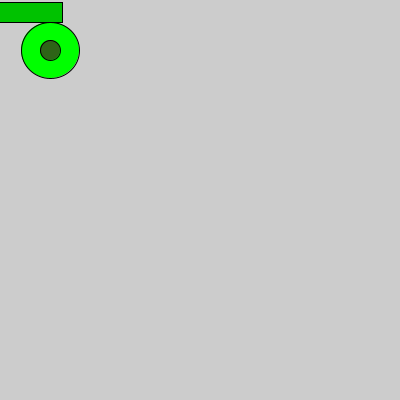
Frame 1 (no input)
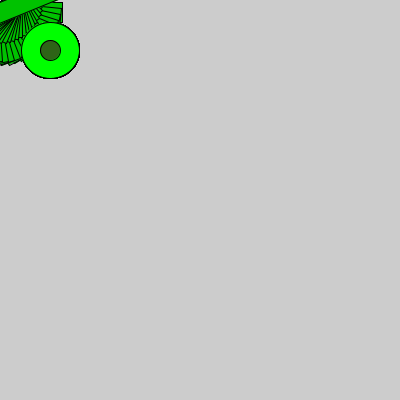
Frame 60 (the mouse pressed at the canvas centre just before this capture)
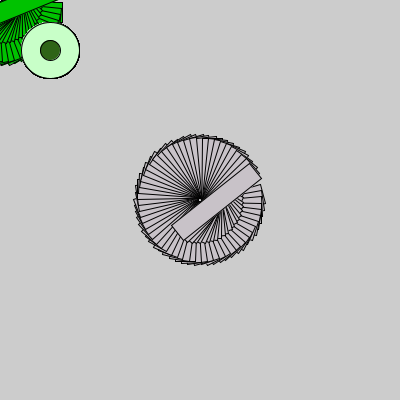
Frame 120 (the mouse held since frame 60 and released just before this capture)

The Processing sketch that drew these frames (run headless with seeded random() and noise(); from frame 60 on, the mouse is pressed at the canvas centre):

// Processing sketch: processing_61245
// ── processing_61245.pde

float angle = 0.0;

void setup(){
  size(400,400);
  smooth();
  rectMode(CENTER);
}

void draw(){
  fill(mouseX,300,mouseY);
  ellipse(50,50,58,56);
  
  fill(mouseX,194,mouseY);
  pushMatrix();
    translate(mouseX,mouseY);
    rotate(angle);
    rect(12,12,100,20);
  popMatrix();
  
  fill(46,100,23);
  ellipse(50,50,20,20);
  
  angle += 0.1;
}
